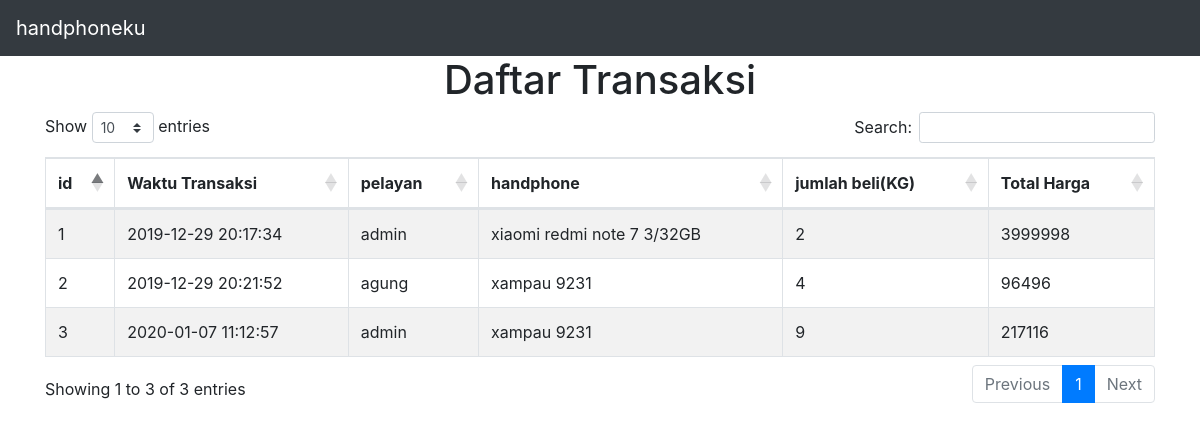
/penjualan (signed in), run on the app's committed database.
### app.py (models this page shows)
class BaseModel(Model):
	class Meta:
		database=database

class transaksi(BaseModel):
	id = AutoField(primary_key=True)
	id_user = ForeignKeyField(user)
	id_handphone = ForeignKeyField(handphone)
	jumlah_beli = IntegerField()
	total_harga = IntegerField()
	waktu_transaksi = DateTimeField()

class user(BaseModel):
	id = AutoField(primary_key=True)
	id_level = ForeignKeyField(level_user)
	nama = CharField()
	username = CharField(unique=True)
	password = CharField()

class handphone(BaseModel):
	id = AutoField(primary_key=True)
	tipe_hp = CharField(unique=True)
	harga = IntegerField()
	stok = IntegerField()
	active = BooleanField(default=True)

### app.py (the view)
@app.route('/penjualan')
def penjualan():
	if logedin():
		d_transaksi = transaksi.select().join(user).switch(transaksi).join(handphone)
		return render_template('penjualan.html',datas=d_transaksi)
	return redirect(url_for('index'))

### app.py (called while the page is built)
def logedin():
	if 'loggedin' in session:
		return True
	return False

### templates/penjualan.html (shortened to what this page needs)
<!doctype html>
<html lang="en">
  <head>
    <link rel="stylesheet" href="https://stackpath.bootstrapcdn.com/bootstrap/4.3.1/css/bootstrap.min.css">
    <link rel="stylesheet" href="https://cdn.datatables.net/1.10.20/css/dataTables.bootstrap4.min.css">
  </head>
  <body>
    <nav class="navbar navbar-expand-lg navbar-dark bg-dark">
      <a class="navbar-brand" href="/">handphoneku</a>
    </nav>
    <div class="container">
      <h1 class="text-center">Daftar Transaksi</h1>
      <table class="table table-responsive-lg table-striped table-bordered data_table">
        <thead>
          <tr>
            <th>id</th>
            <th>Waktu Transaksi</th>
            <th>pelayan</th>
            <th>handphone</th>
            <th>jumlah beli(KG)</th>
            <th>Total Harga</th>
          </tr>
        </thead>
        <tbody>
          {% for data in datas %}
            <tr>
              <td>{{data.id}}</td>
              <td>{{data.waktu_transaksi}}</td>
              <td>{{data.id_user.nama}}</td>
              <td>{{data.id_handphone.tipe_hp}}</td>
              <td>{{data.jumlah_beli}}</td>
              <td>{{data.total_harga}}</td>
            </tr>
          {% endfor %}
        </tbody>
      </table>
    </div>
  </body>
</html>

### data on the page
transaksi: id "1", waktu_transaksi "2019-12-29 20:17:34", id_user.nama "admin", id_handphone.tipe_hp "xiaomi redmi note 7 3/32GB", jumlah_beli "2", total_harga "3999998"
transaksi: id "2", waktu_transaksi "2019-12-29 20:21:52", id_user.nama "agung", id_handphone.tipe_hp "xampau 9231", jumlah_beli "4", total_harga "96496"
transaksi: id "3", waktu_transaksi "2020-01-07 11:12:57", id_user.nama "admin", id_handphone.tipe_hp "xampau 9231", jumlah_beli "9", total_harga "217116"
